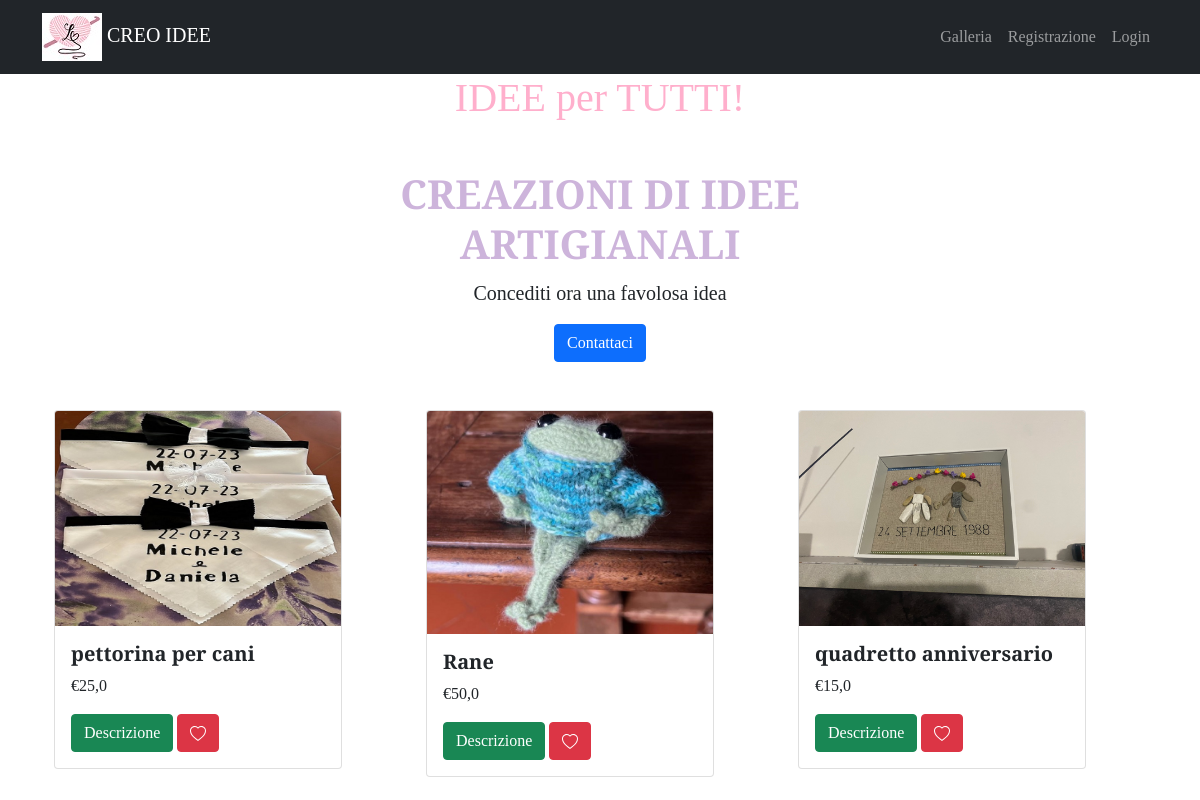
The page /galleria/articoli/ on the database its author committed.
### gallery/models.py (models this page shows, shortened)
class Articolo(models.Model):
    foto = models.ImageField()
    nome = models.CharField(max_length=25)
    descrizione = models.TextField()
    prezzo = models.FloatField()
    class Meta:
        verbose_name = "Articolo"
        verbose_name_plural = "Articoli"

### gallery/views.py (the view)
# urls.py: path('articoli/', views.Visualizza_articoli.as_view(), name='listart'),
class Visualizza_articoli(ListView):
    queryset = Articolo.objects.all()
    template_name = "gallery/articoli_lista.html"
    context_object_name = "lista_articoli"

### gallery/templates/gallery/articoli_lista.html (shortened to what this page needs)
{% extends 'base.html' %}
{% block content %}
<div class="container text-center"><h1 style="color: #FFAFCC; size: 50px; ">IDEE per TUTTI!</h1></div>
<div class="container my-5 text-center" style="max-width:580px">
    <h1 style="color: #cdb4db "><strong>CREAZIONI DI IDEE ARTIGIANALI</strong></h1>
    <p class="lead">Concediti ora una favolosa idea </p>
    <a href="{% url 'contact_view' %}" type="button" class="btn btn-primary">Contattaci</a>
</div>
<div class="container">
    <div class="row">
        {% for articolo in lista_articoli %}
        <div class="col-sm">
            <div class="card" style="width: 18rem;">
                <img src="{{articolo.foto.url}}" class="card-img-top" alt="...">
                <div class="card-body">
                    <h5><strong>{{ articolo.nome }}</strong></h5>
                    <p class="card-text">€{{ articolo.prezzo }}</p>
                    <a href="{% url 'articolo_view' pk=articolo.pk %}" class="btn btn-success">Descrizione</a>
                    <a href="#" type="button" class="btn btn-danger"></a>
                </div>
            </div>
        </div>
        {% endfor %}
    </div>
</div>
{% endblock content %}

### static-storage/CSS/pett.css (style rules this page uses)
body { font-family: 'Slabo 27px', serif; }

### rows shown on the page
Articolo: foto (picture), nome "pettorina per cani", prezzo "25,0"
Articolo: foto (picture), nome "Rane", prezzo "50,0"
Articolo: foto (picture), nome "quadretto anniversario", prezzo "15,0"
